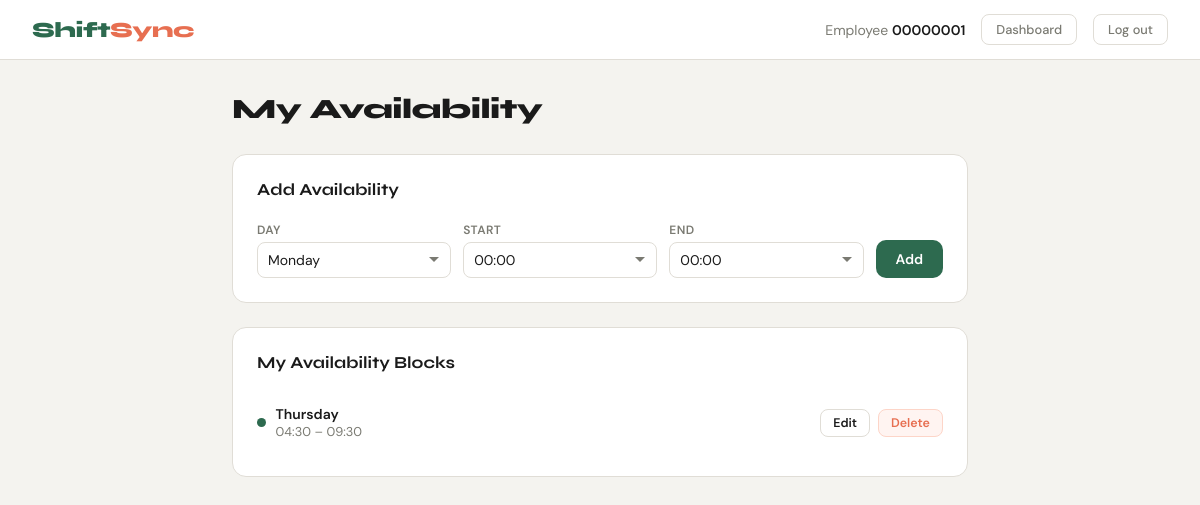
Page /availability (signed in) on the earlier database version.
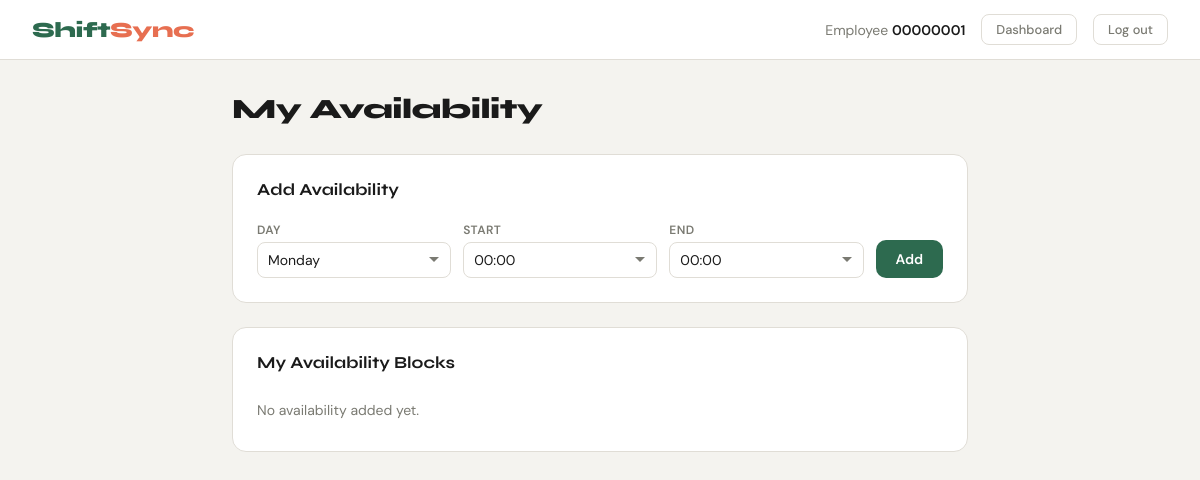
Same page on the later database version.
### tables this page shows
CREATE TABLE EmployeeAvailability(
    AvailabilityId INTEGER PRIMARY KEY NOT NULL,
    EmployeeId TEXT NOT NULL,
    DayOfWeek TEXT, 
    StartTime TEXT, 
    EndTime TEXT, 
    IsAvailable INTEGER,
    FOREIGN KEY (EmployeeId) REFERENCES EmployeeInfo(EmployeeId));

### main.py (the view, shortened to what this page needs)
@app.route('/availability', methods=['GET', 'POST'])
def availability():
    if 'EmployeeId' not in session:
        return redirect(url_for('login'))
    user_id = session['EmployeeId']
    msg = ""
    try:
        with sql.connect("ShiftSyncDB.db") as con:
            cur = con.cursor()
            cur.execute("""
                SELECT AvailabilityId, DayOfWeek, StartTime, EndTime
                FROM EmployeeAvailability
                WHERE EmployeeId=? AND IsAvailable=1
                ORDER BY
                    CASE DayOfWeek
                        WHEN 'Monday' THEN 1
                        WHEN 'Tuesday' THEN 2
                        WHEN 'Wednesday' THEN 3
                        WHEN 'Thursday' THEN 4
                        WHEN 'Friday' THEN 5
                        WHEN 'Saturday' THEN 6
                        WHEN 'Sunday' THEN 7
                        ELSE 8
                    END,
                    StartTime
            """, (user_id,))
            rows = cur.fetchall()
    except Exception:
        rows = []
        msg = msg or "Database error while loading availability."
    return render_template(
        'availability.html',
        user=user_id,
        msg=msg,
        days=DAYS,
        times=TIME_CHOICES,
        availability=rows
    )

### templates/availability.html (shortened to what this page needs)
<!doctype html>
<html lang="en">
<head>
</head>
<body>
<nav>
    <div class="nav-logo">Shift<span>Sync</span></div>
    <div class="nav-right">
    <span class="nav-greeting">Employee <strong>{{ user }}</strong></span>
    <a href="{{ url_for('dashboard') }}" class="btn-logout">Dashboard</a>
    <a href="{{ url_for('logout') }}" class="btn-logout">Log out</a>
  </div>
</nav>
<main>
  <div class="page-header">
    <h1>My Availability</h1>
  </div>
  <div class="card">
    <div class="card-title">Add Availability</div>
    <form method="POST">
      <div class="form-grid">
        <div class="form-group">
          <label>Day</label>
          <select name="day" required>
            {% for d in days %}
              <option value="{{ d }}">{{ d }}</option>
            {% endfor %}
          </select>
        </div>
        <div class="form-group">
          <label>Start</label>
          <select name="start" required>
            {% for t in times %}
              <option value="{{ t }}">{{ t }}</option>
            {% endfor %}
          </select>
        </div>
        <div class="form-group">
          <label>End</label>
          <select name="end" required>
            {% for t in times %}
              <option value="{{ t }}">{{ t }}</option>
            {% endfor %}
          </select>
        </div>
        <div class="form-group">
          <label>&nbsp;</label>
          <button type="submit" class="btn btn-primary">Add</button>
        </div>
      </div>
    </form>
  </div>
  <div class="card">
    <div class="card-title">My Availability Blocks</div>
    {% if availability and availability|length > 0 %}
      <ul class="avail-list">
        {% for a in availability %}
          <li class="avail-item">
            <div class="avail-info">
              <span class="avail-dot"></span>
              <div>
                <div class="avail-day-label">{{ a[1] }}</div>
                <div class="avail-time">{{ a[2] }} – {{ a[3] }}</div>
              </div>
            </div>
            <div class="avail-actions">
              <a href="{{ url_for('edit_availability', availability_id=a[0]) }}" class="btn btn-secondary">Edit</a>
              <form method="POST" action="{{ url_for('delete_availability', availability_id=a[0]) }}" style="display:inline;">
                <button type="submit" class="btn btn-danger">Delete</button>
              </form>
            </div>
          </li>
        {% endfor %}
      </ul>
    {% else %}
      <p class="empty-msg">No availability added yet.</p>
    {% endif %}
  </div>
</main>
</body>
</html>

Differences in the rows shown:
removed EmployeeAvailability: DayOfWeek "Thursday", StartTime "04:30", EndTime "09:30"
Other differences:
text now shown: "No availability added yet."
